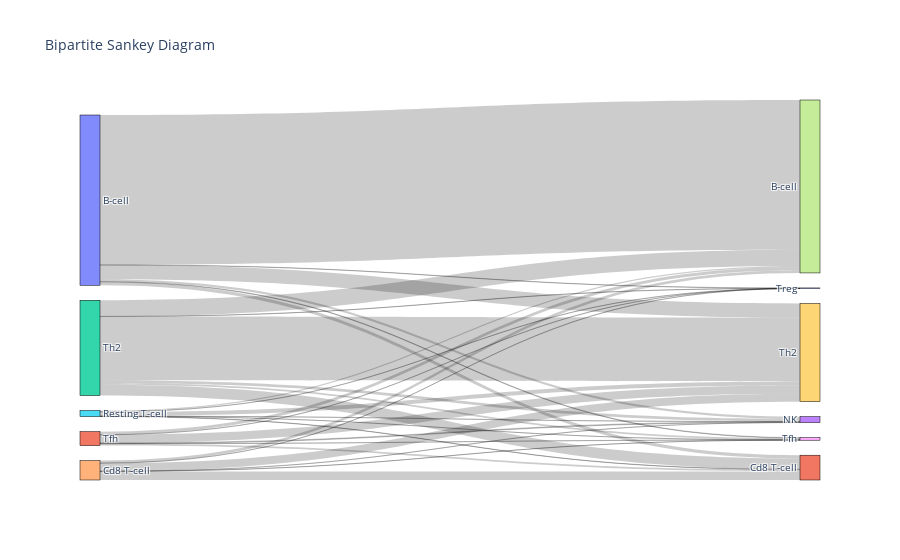

This figure's notebook cell:
### Code cell
import plotly.graph_objects as go
import pandas as pd

# Assume `sankey_df` is your DataFrame with 'source', 'target', and 'value'.
def plot_bipartite_sankey(sankey_df):
    # Add invisible prefixes to distinguish sources and targets
    sankey_df['source_prefixed'] = 'Source_' + sankey_df['source']
    sankey_df['target_prefixed'] = 'Target_' + sankey_df['target']

    # Get unique labels with prefixes
    unique_labels = list(pd.unique(sankey_df[['source_prefixed', 'target_prefixed']].values.ravel('K')))
    label_to_idx = {label: i for i, label in enumerate(unique_labels)}

    # Map sources and targets to indices
    sources = sankey_df['source_prefixed'].map(label_to_idx).tolist()
    targets = sankey_df['target_prefixed'].map(label_to_idx).tolist()
    values = sankey_df['value'].tolist()

    # Remove prefixes for clean display in the legend
    clean_labels = [label.replace('Source_', '').replace('Target_', '') for label in unique_labels]

    # Create the Sankey diagram
    fig = go.Figure(data=[go.Sankey(
        node=dict(
            pad=15,
            thickness=20,
            line=dict(color="black", width=0.5),
            label=clean_labels,  # Display labels without prefixes
        ),
        link=dict(
            source=sources,  # Indices of source nodes
            target=targets,  # Indices of target nodes
            value=values     # Flow values
        )
    )])

    fig.update_layout(
        title_text="Bipartite Sankey Diagram",
        font_size=10
    )
    fig.show()

# Example usage
# sankey_df = get_macrostate_change(sim_adata, seacells_data, annot)
plot_bipartite_sankey(sankey_df)

### Figure 1 — Plotly figure (JSON) as saved in the notebook; plotly's stock layout.template omitted (floating-point values rounded to 4 significant figures)
{"data": [{"link": {"source": [0, 0, 0, 0, 0, 0, 0, 1, 1, 1, 1, 1, 1, 1, 2, 2, 2, 2, 2, 2, 2, 3, 3, 3, 3, 3, 3, 3, 4, 4, 4, 4, 4, 4, 4, 5, 5, 5, 5, 5, 5, 5, 6, 6, 6, 6, 6, 6, 6], "target": [7, 8, 9, 10, 11, 12, 13, 7, 8, 9, 10, 11, 12, 13, 7, 8, 9, 10, 11, 12, 13, 7, 8, 9, 10, 11, 12, 13, 7, 8, 9, 10, 11, 12, 13, 7, 8, 9, 10, 11, 12, 13, 7, 8, 9, 10, 11, 12, 13], "value": [602.6, 2.123, 56.84, 1.1, 12.99, 0, 9.118, 12.44, 0.7176, 32.28, 0.1059, 7.387, 0, 3.262, 64.77, 7.052, 256.6, 0.7631, 43.45, 0, 10.65, 0, 0, 0, 0, 0, 0, 0, 10.38, 0.4282, 32.14, 0.04, 34.62, 0, 0.4188, 5.396, 0.2086, 17.05, 0.02824, 1.266, 0, 0.4839, 0, 0, 0, 0, 0, 0, 0]}, "node": {"label": ["B-cell", "Tfh", "Th2", "Treg", "Cd8 T-cell", "Resting T-cell", "NK", "B-cell", "Tfh", "Th2", "Treg", "Cd8 T-cell", "Resting T-cell", "NK"], "line": {"color": "black", "width": 0.5}, "pad": 15, "thickness": 20}, "type": "sankey"}], "layout": {"font": {"size": 10}, "title": {"text": "Bipartite Sankey Diagram"}}}
